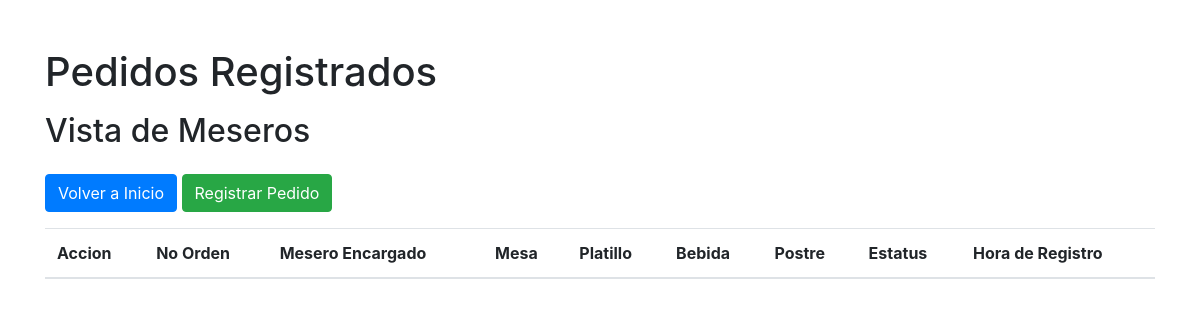
The page /pedidos_mesero/ on the database as committed earlier.
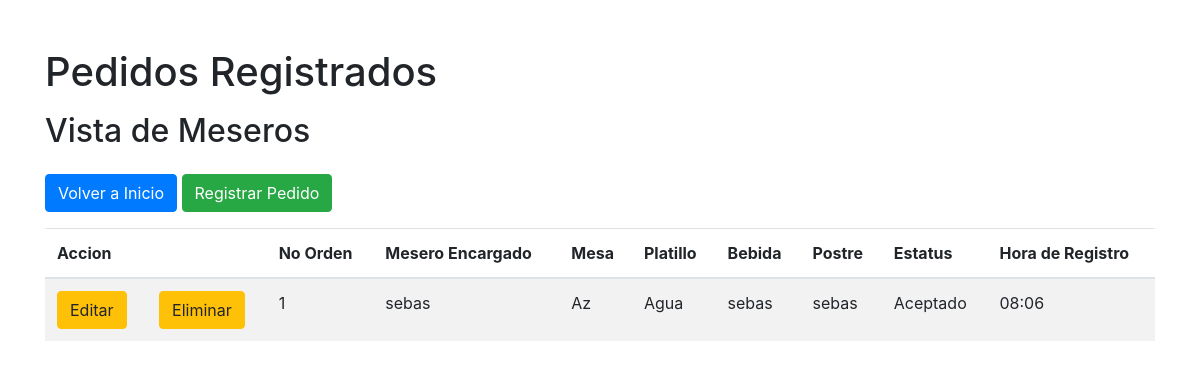
The same page on the database as committed later.
### modulo/restaurante/models.py (models this page shows, shortened)
class PEDIDOS(models.Model):
    posiciones = [
        ('Pendiente', 'Pendiente'),
        ('Aceptado', 'Aceptado')
    ]
    IdPedido = models.AutoField(primary_key=True)
    NoOrden = models.CharField(max_length=10)
    MeseroEncargado = models.CharField(max_length=80)
    Mesa = models.CharField(max_length=10)
    Platillo = models.CharField(max_length=50)
    Bebida = models.CharField(max_length=50)
    Postre = models.CharField(max_length=50)
    Estatus = models.CharField(max_length=10, choices=posiciones)
    HoraRegistro = models.TimeField()

### modulo/restaurante/views.py (the view)
# urls.py: path("pedidos_mesero/", views.pedidos_mesero, name="pedidos_meseros"),
def pedidos_mesero(request):
    return render(request, "pedidos_meseros.html", {"tblPedidos": PEDIDOS.objects.all()})

### modulo/restaurante/templates/pedidos_meseros.html (shortened to what this page needs)
<!DOCTYPE html>
<html lang="en">
<head>
    <link rel="stylesheet" href="https://maxcdn.bootstrapcdn.com/bootstrap/4.0.0/css/bootstrap.min.css">
</head>
<body>
    <div class="container">
        <h1 class="mt-5">Pedidos Registrados</h1>
        <h2 class="mt-3">Vista de Meseros</h2>
        <a href="{% url 'home' %}" class="btn btn-primary mt-3">Volver a Inicio</a>
        <a href="{% url 'encargarpedido' %}" class="btn btn-success mt-3">Registrar Pedido</a>
        <table class="table table-striped mt-3">
            <thead>
                <tr>
                    <th colspan="2">Accion</th>
                    <th>No Orden</th>
                    <th>Mesero Encargado</th>
                    <th>Mesa</th>
                    <th>Platillo</th>
                    <th>Bebida</th>
                    <th>Postre</th>
                    <th>Estatus</th>
                    <th>Hora de Registro</th>
                </tr>
            </thead>
            <tbody>
                {% for pedido in tblPedidos %}
                <tr>
                    <td><a href="/editarpedido/{{pedido.NoOrden}}" class="btn btn-warning">Editar</a></td>
                    <td><a href="/eliminarpedido/{{pedido.IdPedido}}" class="btn btn-warning">Eliminar</a></td>
                    <td>{{ pedido.NoOrden }}</td>
                    <td>{{ pedido.MeseroEncargado }}</td>
                    <td>{{pedido.Mesa}}</td>
                    <td>{{ pedido.Platillo }}</td>
                    <td>{{ pedido.Bebida }}</td>
                    <td>{{ pedido.Postre }}</td>
                    <td>{{ pedido.Estatus}}</td>
                    <td>{{ pedido.HoraRegistro }}</td>
                </tr>
                {% endfor %}
            </tbody>
        </table>
    </div>
</body>
</html>

Rows that differ between the two databases and show on the page:
added PEDIDOS: NoOrden "1", MeseroEncargado "sebas", Mesa "Az", Platillo "Agua", Bebida "sebas", Postre "sebas", Estatus "Aceptado", HoraRegistro "08:06"
